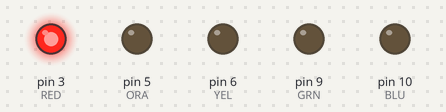
The sketch below on a simulated Arduino Uno, built with avr-gcc and run on an emulated ATmega328P. On the bench: output pins drawn as LEDs (lit = HIGH).

Above: at 0.05 s.
At 0.25 s:
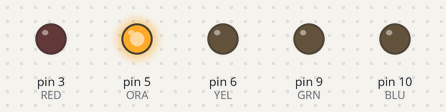
At 0.65 s:
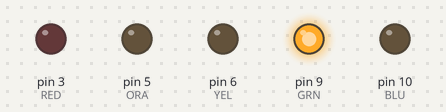
At 0.75 s:
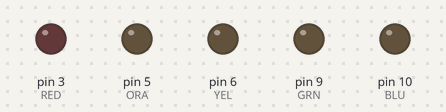
At 1.45 s:
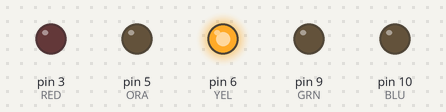
At 2.85 s:
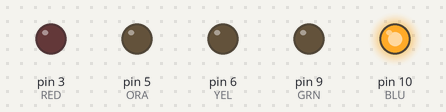
Timing chart, 0 to 3.1 s (numbered marks = the images above):
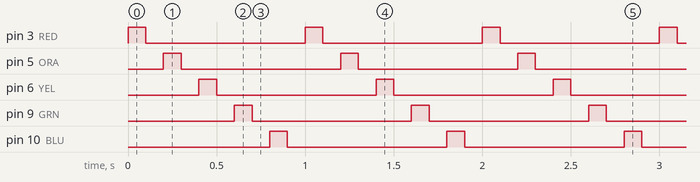

Measured:
- by itself, pin 3 (RED), pin 5 (ORA), pin 6 (YEL), pin 9 (GRN), pin 10 (BLU): alternates HIGH for 0.10 s and LOW for 0.90 s
- by itself, everything shown: repeats every 1.0 s, in 10 steps

The sketch:

rainbowRoad_sansfor.ino
```cpp
/*Code for Intermediate Arduino class, loops lesson
created by Jonathan Eskow for use by NextFab llc in teaching students how to define
and operate loops and arrays using the Arduino platform
*/

//define pins to be used by LEDs

#define RED 3
#define ORA 5
#define YEL 6
#define GRN 9
#define BLU 10


void setup()
{
 pinMode(RED,OUTPUT);//set pinMode for red LED
 pinMode(ORA, OUTPUT);//set pinMode for orange LED
 pinMode(YEL, OUTPUT);//set pinMode for yellow LED
 pinMode(GRN, OUTPUT);//set pinMode for green LED
 pinMode(BLU, OUTPUT);//set pinMode for blue LED
}

void loop()
{
     digitalWrite(RED,HIGH);  //digitalWrite RED LED to HIGH
     delay(100); //delay 100 ms
     digitalWrite(RED,LOW); //turn off RED LED
     delay(100); //delay 100 ms
     digitalWrite(ORA,HIGH);  //digitalWrite ORA LED to HIGH
     delay(100); //delay 100 ms
     digitalWrite(ORA,LOW); //turn off ORA LED
     delay(100); //delay 100 ms
     digitalWrite(YEL,HIGH);  //digitalWrite YEL LED to HIGH
     delay(100); //delay 100 ms
     digitalWrite(YEL, LOW); //turn off YEL LED
     delay(100); //delay 100 ms
     digitalWrite(GRN, HIGH); //digitalWrite GRN LED to HIGH
     delay(100); //delay 100 ms
     digitalWrite(GRN, LOW); //turn off GRN LED
     delay(100); //delay 100 ms
     digitalWrite(BLU, HIGH); //digitalWrite BLU LED to HIGH
     delay(100); //delay 100 ms
     digitalWrite(BLU, LOW); //turn off BLU LED
     delay(100); //delay 100 ms

}
```
